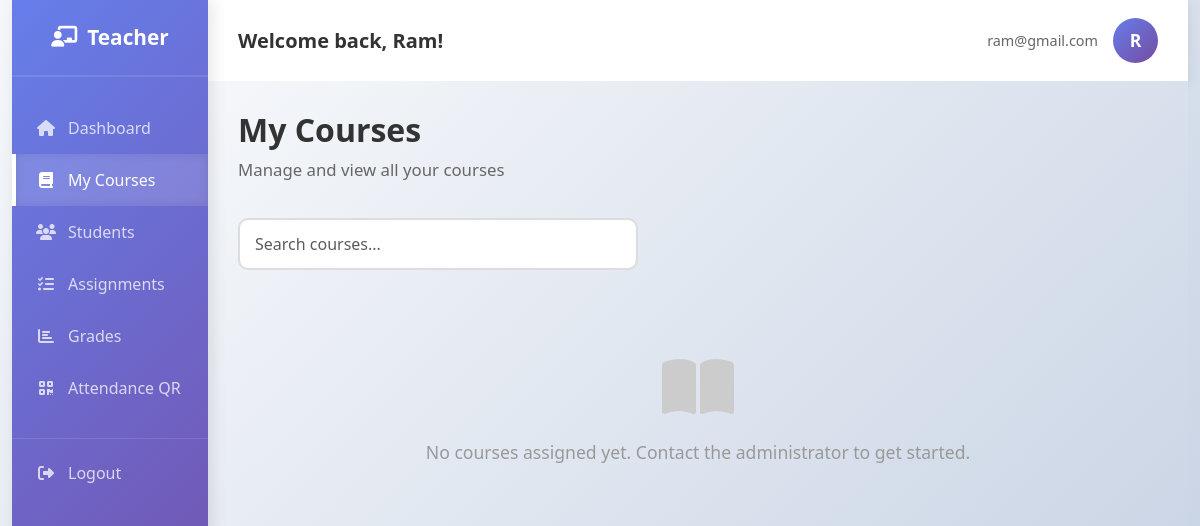
The app's page /teacher/courses (signed in) with its own data.
### app/models.py (models this page shows, shortened)
class User(db.Model, UserMixin):
    id = db.Column(db.Integer, primary_key=True)
    name = db.Column(db.String(100), nullable=False)
    email = db.Column(db.String(120), unique=True, nullable=False)
    password_hash = db.Column(db.String(128))
    role = db.Column(db.String(20), nullable=False) # 'admin', 'teacher', 'student'
    created_at = db.Column(db.DateTime, default=datetime.utcnow)
    student_profile = db.relationship('Student', backref='user_account', cascade='all, delete-orphan', uselist=False)
    teacher_profile = db.relationship('Teacher', backref='user_account', cascade='all, delete-orphan', uselist=False)

### app/routes/teacher.py (the view)
@teacher.route('/teacher/courses')
@login_required
def courses():
    if current_user.role != 'teacher':
        flash('Access denied.', 'danger')
        return redirect(url_for('main.index'))
    teacher_info = get_teacher_info()
    if not teacher_info:
        return redirect(url_for('teacher.dashboard'))
    my_courses = Course.query.filter_by(teacher_id=teacher_info.id).all()
    return render_template('teacher/courses.html', courses=my_courses)

### app/models.py (called while the page is built)
@login_manager.user_loader
def load_user(user_id):
    return User.query.get(int(user_id))

### app/routes/teacher.py (called while the page is built)
def get_teacher_info():
    teacher_info = Teacher.query.filter_by(user_id=current_user.id).first()
    if not teacher_info:
        flash('Teacher profile not found.', 'warning')
        return None
    return teacher_info

### app/templates/teacher/courses.html (shortened to what this page needs)
<!DOCTYPE html>
<html lang="en">
<head>
    <link href="https://cdn.jsdelivr.net/npm/bootstrap@5.3.3/dist/css/bootstrap.min.css" rel="stylesheet">
    <link rel="stylesheet" href="https://cdnjs.cloudflare.com/ajax/libs/font-awesome/6.4.0/css/all.min.css">
</head>
<body>
    <div class="container-fluid">
        <div class="row g-0" style="min-height: 100vh;">
            <nav class="col-md-2 sidebar d-none d-md-block">
                <div class="brand">
                    <h4><i class="fas fa-chalkboard-user"></i> Teacher</h4>
                </div>
                <div class="nav-menu">
                    <ul class="nav flex-column">
                        <li class="nav-item">
                            <a href="{{ url_for('teacher.dashboard') }}" class="nav-link">
                                <i class="fas fa-home"></i> Dashboard
                            </a>
                        </li>
                        <li class="nav-item">
                            <a href="{{ url_for('teacher.courses') }}" class="nav-link active">
                                <i class="fas fa-book"></i> My Courses
                            </a>
                        </li>
                        <li class="nav-item">
                            <a href="#" class="nav-link">
                                <i class="fas fa-users"></i> Students
                            </a>
                        </li>
                        <li class="nav-item">
                            <a href="#" class="nav-link">
                                <i class="fas fa-tasks"></i> Assignments
                            </a>
                        </li>
                        <li class="nav-item">
                            <a href="#" class="nav-link">
                                <i class="fas fa-chart-bar"></i> Grades
                            </a>
                        </li>
                        <li class="nav-item">
                            <a href="#" class="nav-link">
                                <i class="fas fa-qrcode"></i> Attendance QR
                            </a>
                        </li>
                        <li class="nav-item mt-4 pt-2" style="border-top: 1px solid rgba(255,255,255,0.1);">
                            <a href="{{ url_for('auth.logout') }}" class="nav-link">
                                <i class="fas fa-sign-out-alt"></i> Logout
                            </a>
                        </li>
                    </ul>
                </div>
            </nav>
            <main class="col-md-10 ms-sm-auto col-lg-10">
                <div class="topbar">
                    <div>
                        <h5 class="mb-0" style="color: #333; font-weight: 600;">Welcome back, {{ current_user.name }}!
                        </h5>
                    </div>
                    <div class="topbar-user">
                        <div>
                            <p class="mb-0" style="color: #666; font-size: 0.9rem;">{{ current_user.email }}</p>
                        </div>
                        <div class="user-avatar">{{ current_user.name[0].upper() }}</div>
                    </div>
                </div>
                <div class="main-content">
                    <div class="page-header">
                        <h1>My Courses</h1>
                        <p>Manage and view all your courses</p>
                    </div>
                    <div class="search-box">
                        <input type="text" class="form-control" id="courseSearch" placeholder="Search courses...">
                    </div>
                    {% if courses %}
                    <div class="course-grid" id="courseGrid">
                        {% for course in courses %}
                        <div class="course-card-item" data-course="{{ course.name.lower() }}">
                            <div class="course-header">
                                <div class="course-name">{{ course.name }}</div>
                                <div class="course-code"><i class="fas fa-bookmark"></i> {{ course.code }}</div>
                            </div>
                            <div class="course-body">
                                <div class="course-stat">
                                    <span class="stat-label"><i class="fas fa-users"></i> Students</span>
                                    <span class="stat-value">30</span>
                                </div>
                                <div class="course-stat">
                                    <span class="stat-label"><i class="fas fa-tasks"></i> Assignments</span>
                                    <span class="stat-value">4</span>
                                </div>
                                <div class="course-stat">
                                    <span class="stat-label"><i class="fas fa-calendar"></i> Active</span>
                                    <span class="stat-value">Yes</span>
                                </div>
                                <div class="course-actions">
                                    <a href="#" class="btn-action" title="Manage Course">
                                        <i class="fas fa-cog"></i> Manage
                                    </a>
                                    <a href="#" class="btn-action" title="View Details">
                                        <i class="fas fa-eye"></i> View
                                    </a>
                                </div>
                            </div>
                        </div>
                        {% endfor %}
                    </div>
                    {% else %}
                    <div class="empty-state">
                        <i class="fas fa-book-open"></i>
                        <p>No courses assigned yet. Contact the administrator to get started.</p>
                    </div>
                    {% endif %}
                </div>
            </main>
        </div>
    </div>
</body>
</html>

### app/templates/teacher/courses.html (style rules this page uses)
* { margin: 0; padding: 0; box-sizing: border-box; }
body { font-family: 'Segoe UI', Tahoma, Geneva, Verdana, sans-serif; background: linear-gradient(135deg, #f5f7fa 0%, #c3cfe2 100%); min-height: 100vh; }
.sidebar { min-height: 100vh; background: linear-gradient(135deg, #667eea 0%, #764ba2 100%); color: white; padding: 0; position: sticky; top: 0; box-shadow: 4px 0 15px rgba(0, 0, 0, 0.1); }
.sidebar .brand { padding: 25px 20px; border-bottom: 2px solid rgba(255, 255, 255, 0.1); text-align: center; }
.sidebar .brand h4 { margin: 0; font-weight: 700; display: flex; align-items: center; justify-content: center; gap: 10px; font-size: 1.3rem; }
.sidebar .nav-menu { padding: 25px 0; }
.sidebar .nav-item { padding: 0; }
.sidebar .nav-link { color: rgba(255, 255, 255, 0.75); text-decoration: none; padding: 14px 20px; display: flex; align-items: center; gap: 12px; transition: all 0.3s ease; border-left: 4px solid transparent; font-weight: 500; }
.sidebar .nav-link.active { background-color: rgba(255, 255, 255, 0.15); color: white; border-left-color: white; box-shadow: inset 0 0 10px rgba(0, 0, 0, 0.1); }
.sidebar .nav-link i { width: 20px; text-align: center; }
.topbar { background: white; padding: 18px 30px; box-shadow: 0 4px 12px rgba(0, 0, 0, 0.08); display: flex; justify-content: space-between; align-items: center; }
.topbar-user { display: flex; align-items: center; gap: 15px; }
.topbar-user .user-avatar { width: 45px; height: 45px; background: linear-gradient(135deg, #667eea 0%, #764ba2 100%); border-radius: 50%; display: flex; align-items: center; justify-content: center; color: white; font-weight: bold; font-size: 1.1rem; }
.main-content { padding: 30px; background: linear-gradient(135deg, #f5f7fa 0%, #c3cfe2 100%); min-height: calc(100vh - 60px); }
.page-header { margin-bottom: 35px; }
.page-header h1 { font-weight: 800; color: #333; font-size: 2rem; margin-bottom: 8px; }
.page-header p { color: #666; font-size: 1.05rem; }
.search-box { margin-bottom: 25px; max-width: 400px; }
.search-box .form-control { border-radius: 10px; border: 2px solid #ddd; padding: 12px 15px; transition: all 0.3s ease; }
.empty-state { text-align: center; padding: 60px 20px; }
.empty-state i { font-size: 4rem; color: #ccc; margin-bottom: 20px; }
.empty-state p { color: #999; font-size: 1.1rem; }

### records on screen
User: name "Ram", email "ram@gmail.com", name "R"
